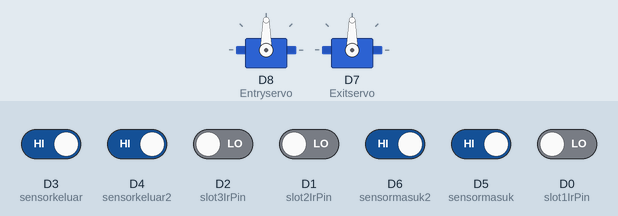
Simulated run of this sketch. Board: ESP8266 (NodeMCU). Shown: 2 × servo. Inputs (shaded band) come from the test bench; at power-on: D3 (sensorkeluar), D4 (sensorkeluar2), D5 (sensormasuk), D6 (sensormasuk2) HIGH, D0 (slot1IrPin), D1 (slot2IrPin), D2 (slot3IrPin) LOW. WiFi joins after 1.5 s; servers stay silent unless stated; network time is answered at once with the bench clock; the local clock reads 2024-03-15 10:24:30 at power-on unless the sketch sets it; no MQTT or app messages arrive unless stated; what the sketch prints to the serial monitor is not drawn.

Above: at 2.7 s.
2.8 s: D6 (sensormasuk2) driven LOW
At 7.6 s:
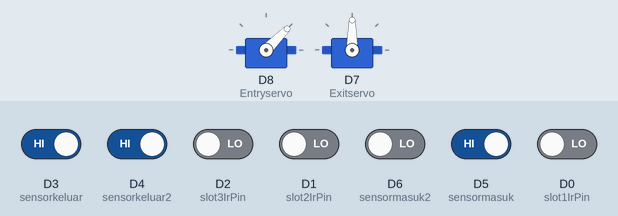
8.8 s: D3 (sensorkeluar) driven LOW
At 12.6 s:
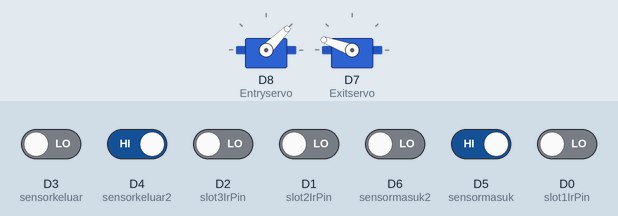
14.8 s: D4 (sensorkeluar2) driven LOW
At 17.6 s:
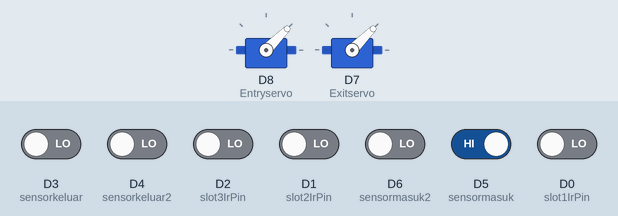
Timing chart, 0 to 19.1 s (numbered marks = the images above; inputs shaded):
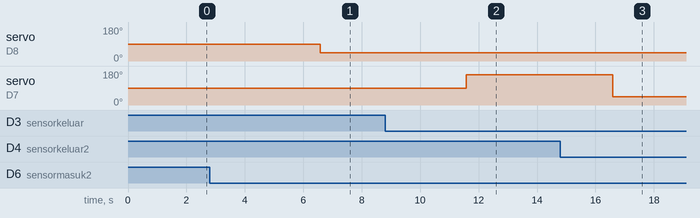

Measured:
- after the input at 2.8 s, servo on D8 (Entryservo): 90° → 45° after 3.8 s
- after the input at 8.8 s, servo on D7 (Exitservo): 90° → 160° after 2.8 s
- after the input at 14.8 s, servo on D7 (Exitservo): 160° → 45° after 1.8 s

The sketch:

SMART_PARKING_IOT.ino
```cpp
#include <ESP8266WiFi.h>
#include <Servo.h>
#include <NTPClient.h>
#include <WiFiUdp.h>
#include "Adafruit_MQTT.h"
#include "Adafruit_MQTT_Client.h"
const char *ssid =  "A83";
const char *pass =  "gocengdulu";

#define MQTT_SERV "io.adafruit.com"
#define MQTT_PORT 1883
#define MQTT_NAME "triamelia"
#define MQTT_PASS "aio"
WiFiUDP ntpUDP;
NTPClient timeClient(ntpUDP, "pool.ntp.org", 25200);
Servo tap_servo;
Servo tap_servo2;

int sensormasuk = D5;
int sensormasuk2 = D6;
int Entryservo = D8;
int Exitservo = D7;
int sensorkeluar = D3;
int sensorkeluar2 = D4;
int slot1IrPin = D0;
int slot2IrPin = D1;
int slot3IrPin = D2;
int count = 3;
int  hh, mm, ss;

String h, m,Greetings,Slot_1,Slot_2,Slot_3,EntryTimeSlot1,ExitTimeSlot1,EntryTimeSlot2,ExitTimeSlot2,EntryTimeSlot3,ExitTimeSlot3;
boolean entrysensor, exitsensor,entrysensor2, exitsensor2,s1,s2,s3;

boolean s1_occupied = false;
boolean s2_occupied = false;
boolean s3_occupied = false;

WiFiClient client;
Adafruit_MQTT_Client mqtt(&client, MQTT_SERV, MQTT_PORT, MQTT_NAME, MQTT_PASS);

//Set up the feed you're publishing to
Adafruit_MQTT_Publish EntrySlot1 = Adafruit_MQTT_Publish(&mqtt,MQTT_NAME "/f/EntrySlot1");
Adafruit_MQTT_Publish ExitSlot1 = Adafruit_MQTT_Publish(&mqtt,MQTT_NAME "/f/ExitSlot1");
Adafruit_MQTT_Publish EntrySlot2 = Adafruit_MQTT_Publish(&mqtt,MQTT_NAME "/f/EntrySlot2");
Adafruit_MQTT_Publish ExitSlot2 = Adafruit_MQTT_Publish(&mqtt,MQTT_NAME "/f/ExitSlot2");
Adafruit_MQTT_Publish EntrySlot3 = Adafruit_MQTT_Publish(&mqtt,MQTT_NAME "/f/EntrySlot3");
Adafruit_MQTT_Publish ExitSlot3 = Adafruit_MQTT_Publish(&mqtt,MQTT_NAME "/f/ExitSlot3");
Adafruit_MQTT_Publish Slot1 = Adafruit_MQTT_Publish(&mqtt,MQTT_NAME "/f/Slot1");
Adafruit_MQTT_Publish Slot2 = Adafruit_MQTT_Publish(&mqtt,MQTT_NAME "/f/Slot2");
Adafruit_MQTT_Publish Slot3 = Adafruit_MQTT_Publish(&mqtt,MQTT_NAME "/f/Slot3");
Adafruit_MQTT_Publish Greeting = Adafruit_MQTT_Publish(&mqtt,MQTT_NAME "/f/Greeting");

void setup(){
  Serial.begin(9600);
  timeClient.begin();
  tap_servo.attach(Entryservo);
  tap_servo2.attach(Exitservo);
  pinMode(sensormasuk,INPUT);
  pinMode(slot1IrPin, INPUT);
  pinMode(slot2IrPin, INPUT);
  pinMode(slot3IrPin, INPUT);
  WiFi.begin(ssid, pass);                                     //try to connect with wifi
  Serial.print("Connecting to ");
  Serial.print(ssid);                          // display ssid
  while (WiFi.status() != WL_CONNECTED) {
  Serial.print(".");                          // if not connected print this
  delay(500);
  }
  Serial.println();
  Serial.print("Connected to ");
  Serial.println(ssid);
  Serial.print("IP Address is : ");
  Serial.println(WiFi.localIP());
}

void loop(){
 MQTT_connect();
 timeClient.update();
 hh = timeClient.getHours();
 mm = timeClient.getMinutes();
 ss = timeClient.getSeconds();
 h= String(hh);
 m= String(mm);
 h +" :" + m;

 entrysensor= !digitalRead(sensormasuk);
 exitsensor = !digitalRead(sensorkeluar);
 entrysensor2= !digitalRead(sensormasuk2);
 exitsensor2 = !digitalRead(sensorkeluar2);

 /////Pintu Masuk
    if (entrysensor == 1){
    tap_servo.write(160);
  }
    if (entrysensor2 == 1){
  tap_servo.write(45);
  count=  count-1;
  Serial.println("Slot Tersedia = ");
  Serial.println(count);
  }

  //////PINTU KELUAR
   if (exitsensor == 1){
  tap_servo2.write(160);
  }
  if (exitsensor2 == 1)  {
  tap_servo2.write(45);
  count= count+1;
    Serial.println(count);
  }

// Check Slot
 s1 = digitalRead(slot1IrPin);
 s2 = digitalRead(slot2IrPin);
 s3 = digitalRead(slot3IrPin);

   // Check Slot 1
  if (s1_occupied == false && s1 == 1) {
       Slot_1= "Available";
       Serial.println(" Slot 1 = ");
       Serial.println(Slot_1);
if (! Slot1.publish((char*) Slot_1.c_str())){ }

        ExitTimeSlot1 =  h +" :" + m;
        Serial.println("ExitTimeSlot1 = ");
        Serial.print(ExitTimeSlot1);

        s1_occupied = true;
        if (! ExitSlot1.publish((char*) ExitTimeSlot1.c_str())){}
    }
  if( s1_occupied == true && s1 == 0 ) {
       Slot_1= "Full";
       Serial.println(" Slot 1= ");
       Serial.println(Slot_1);
if (! Slot1.publish((char*) Slot_1.c_str())){ }

       EntryTimeSlot1 =  h +" :" + m;
       Serial.println("EntrytTimeSlot1= ");
       Serial.println(EntryTimeSlot1);

       s1_occupied = false;
        if (! EntrySlot1.publish((char*) EntryTimeSlot1.c_str())){}
}
    // Check Slot 2
if ( s2_occupied == false && s2 == 1) {
      Slot_2= "Available";
      Serial.println(" Slot 2 = ");
      Serial.println(Slot_2);
if (! Slot2.publish((char*) Slot_2.c_str())){ }

      ExitTimeSlot2 =  h +" :" + m;
      Serial.println("ExitTimeSlot2 = ");
      Serial.println(ExitTimeSlot2);

      s2_occupied = true;
      if (! ExitSlot2.publish((char*) ExitTimeSlot2.c_str())){}
}
      if(s2_occupied == true && s2 == 0 ) {
      Slot_2= "Full";
      Serial.println("Slot 2 = ");
      Serial.println(Slot_2);
if (! Slot2.publish((char*) Slot_2.c_str())){ }

       EntryTimeSlot2 =  h +" :" + m;
       Serial.println("EntryTimeSlot2 = ");
       Serial.println(EntryTimeSlot2);

       s2_occupied = false;
        if (! EntrySlot2.publish((char*) EntryTimeSlot2.c_str())){}
  }

   // Check Slot 3
if (s3_occupied == false && s3 == 1) {
      Slot_3= "Available ";
      Serial.println("Slot 3 = ");
      Serial.println(Slot_3);
if (! Slot3.publish((char*) Slot_3.c_str())){ }

      ExitTimeSlot3 =  h +" :" + m;
      Serial.println("ExitTimeSlot3 = ");
      Serial.println(ExitTimeSlot3);
      s3_occupied = true;
       if (! ExitSlot3.publish((char*) ExitTimeSlot3.c_str())){}
    }
  if( s3_occupied == true && s3 == 0 ) {
      Slot_3= "Full ";
      Serial.println(" Slot 3 = ");
      Serial.println(Slot_3);
 if (! Slot3.publish((char*) Slot_3.c_str())){ }

       EntryTimeSlot3 =  h +" :" + m;
       Serial.println("EntryTimeSlot3 = ");
       Serial.println(EntryTimeSlot3);
       s3_occupied = false;
        if (! EntrySlot3.publish((char*) EntryTimeSlot3.c_str())){ }
  }


//Case Park Full
  if (count > 0){
     Greetings= "Wellcome To Our Parking Slot";
     Serial.println("Wellcome To Our Parking Slot");
     if (! Greeting.publish((char*) Greetings.c_str())){ }
     delay(5000);
  }

  if( count == 0) {
     tap_servo.write(45);
     Serial.println("I'm Sorry, Our Parking is Full.No Available Slots");  //print slot1 and slo2 available
     Greetings= "I'm Sorry, Our Parking is Full.No Available Slots";
     if (! Greeting.publish((char*) Greetings.c_str())){ }
     delay(5000);
     }
         }

void MQTT_connect() {
  int8_t ret;

  // Stop if already connected.
  if (mqtt.connected())
  {
    return;
  }

  uint8_t retries = 3;
  while ((ret = mqtt.connect()) != 0) // connect will return 0 for connected
  {
       mqtt.disconnect();
       delay(3000);  // wait 3 seconds
       retries--;
       if (retries == 0)
       {
         // basically die and wait for WDT to reset me
         while (1);
       }
  }
}
```
